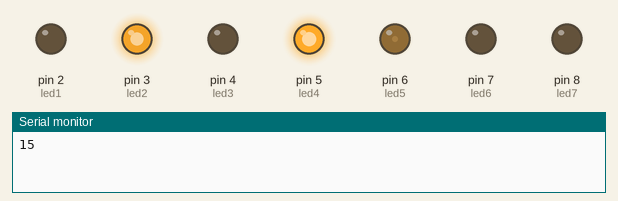
A sketch run on a simulated Arduino Uno, built with avr-gcc and run on an emulated ATmega328P. Parts: output pins drawn as LEDs (lit = HIGH), the last lines printed to the serial monitor. Random numbers use the default seed unless the sketch sets one.

Above: at 1.6 s.
At 6.52 s:
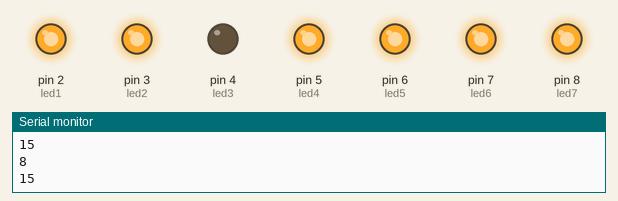
At 38.4 s:
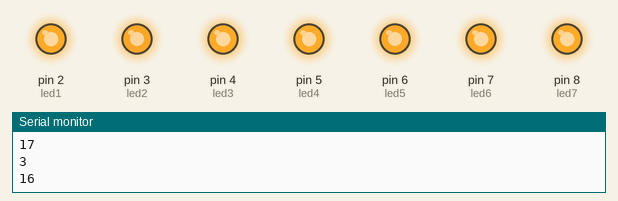
Timing chart, 0 to 39.9 s (numbered marks = the images above):
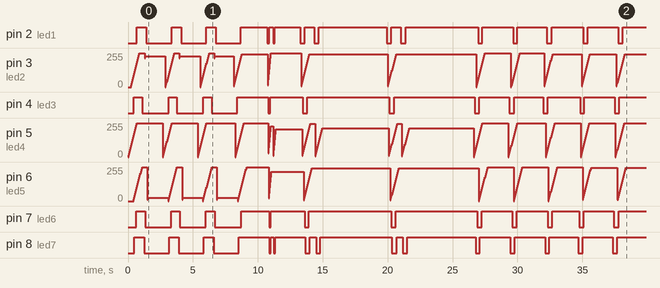

The sketch:

nuvole_arduino_fade_animato.ino
```cpp
int led1=2;
int led2=3;
int led3=4;
int led4=5;
int led5=6;
int led6=7;
int led7=8;

int velocita = 40;
int fade = 15;
int fade2 = 40;
int randNumber=0;
int maxvalue=2500;

void setup() {

  // initialize serial communication with computer:
  Serial.begin(9600);
  randomSeed(analogRead(0));
}

void loop(){

  randNumber = random(1, 19);
  Serial.println(randNumber);

  if (randNumber==1 || randNumber==7 || randNumber==14){

    for (int value = 0; value <= maxvalue; value += fade){

      if (value <= 255){
        analogWrite(led1, value);
      }

      if (value >= 25 && value <= 280){
        analogWrite(led2, value-25);
      }

      if (value >= 50 && value <= 305){
        analogWrite(led4, value-50);
      }

      if (value >= 75 && value <= 330){
        analogWrite(led3, value-75);
      }

      if (value >= 100 && value <= 355){
        analogWrite(led5, value - 100);
      }

      if (value >= 125 && value <= 380){
        analogWrite(led6, value - 125);
      }

      if (value >= 150 && value <= 405){
        analogWrite(led7, value - 150);
      }

      if (value >= 405 && value <= 630){
        analogWrite(led1, value - 405);
      }

      if (value >= 430 && value <= 655){
        analogWrite(led4, value - 430);
      }

      if (value >= 455 && value <= 680){
        analogWrite(led7, value - 455);
      }

      delay(velocita);
    }
  }

  if (randNumber==2 || randNumber==8 || randNumber==15){

    for (int value = 0; value <= 1000; value += fade){

      if (value <= 255){
        analogWrite(led4, value);
      }

      if (value >= 25 && value <= 280){
        analogWrite(led3, value-25);
      }

      if (value >= 50 && value <= 305){
        analogWrite(led7, value-50);
      }

      if (value >= 75 && value <= 330){
        analogWrite(led2, value-75);
      }

      if (value >= 100 && value <= 355){
        analogWrite(led6, value - 100);
      }

      if (value >= 125 && value <= 380){
        analogWrite(led1, value - 125);
      }

      if (value >= 150 && value <= 405){
        analogWrite(led5, value - 150);
      }

      if (value >= 405 && value <= 430){
        analogWrite(led3, value - 405);
      }

      if (value >= 430 && value <= 455){
        analogWrite(led3, value - 430);
      }

      if (value >= 455 && value <= 470){
        analogWrite(led7, value - 455);
      }

      if (value >= 470 && value <= 495){
        analogWrite(led2, value - 520);
      }

      if (value >= 495 && value <= 520){
        analogWrite(led6, value - 495);
      }

      if (value >= 520 && value <= 545){
        analogWrite(led1, value - 520);
      }

      if (value >= 545 && value <= 570){
        analogWrite(led5, value - 545);
      }

      delay(velocita);
    }
  }

  if (randNumber==3 || randNumber==9 || randNumber==16){

    for (int value = 0; value <= 1000; value += fade){

      if (value <= 255){
        analogWrite(led7, value);
      }

      if (value >= 25 && value <= 280){
        analogWrite(led6, value-25);
      }

      if (value >= 50 && value <= 305){
        analogWrite(led3, value-50);
      }

      if (value >= 75 && value <= 330){
        analogWrite(led4, value-75);
      }

      if (value >= 100 && value <= 355){
        analogWrite(led2, value - 100);
      }

      if (value >= 125 && value <= 380){
        analogWrite(led5, value - 125);
      }

      if (value >= 150 && value <= 405){
        analogWrite(led1, value - 150);
      }

      delay(velocita);
    }
  }
  if (randNumber==4 || randNumber==10 || randNumber==17){

    for (int value = 0; value <= 1000; value += fade){

      if (value <= 255){
        analogWrite(led3, value);
      }

      if (value >= 25 && value <= 280){
        analogWrite(led2, value-25);
      }

      if (value >= 50 && value <= 305){
        analogWrite(led7, value-50);
      }

      if (value >= 75 && value <= 330){
        analogWrite(led4, value-75);
      }

      if (value >= 100 && value <= 355){
        analogWrite(led1, value - 100);
      }

      if (value >= 125 && value <= 380){
        analogWrite(led6, value - 125);
      }

      if (value >= 150 && value <= 405){
        analogWrite(led5, value - 150);
      }

      delay(velocita);
    }
  }

  if (randNumber==5 || randNumber==11 || randNumber==18){

    for (int value = 0; value <= 1000; value += fade){

      if (value <= 255){
        analogWrite(led5, value);
      }

      if (value >= 25 && value <= 280){
        analogWrite(led6, value-25);
      }

      if (value >= 50 && value <= 305){
        analogWrite(led4, value-50);
      }

      if (value >= 75 && value <= 330){
        analogWrite(led7, value-75);
      }

      if (value >= 100 && value <= 355){
        analogWrite(led1, value - 100);
      }

      if (value >= 125 && value <= 380){
        analogWrite(led2, value - 125);
      }

      if (value >= 150 && value <= 405){
        analogWrite(led3, value - 150);
      }

      delay(velocita);
    }
  }

  if (randNumber==6 || randNumber==12 || randNumber==19){

    for (int value = 0; value <= 1000; value += fade){

      if (value <= 255){
        analogWrite(led4, value);
      }

      if (value >= 25 && value <= 280){
        analogWrite(led3, value-25);
      }

      if (value >= 50 && value <= 305){
        analogWrite(led7, value-50);
      }

      if (value >= 75 && value <= 330){
        analogWrite(led2, value-75);
      }

      if (value >= 100 && value <= 355){
        analogWrite(led6, value - 100);
      }

      if (value >= 125 && value <= 380){
        analogWrite(led1, value - 125);
      }

      if (value >= 150 && value <= 405){
        analogWrite(led5, value - 150);
      }

      delay(velocita);
    }
  }

    if (randNumber==13){

    for (int value = 0; value <= maxvalue; value += fade2){

      if (value <= 255){
        analogWrite(led1, value);
      }

      if (value >= 25 && value <= 280){
        analogWrite(led2, value-25);
      }

      if (value >= 50 && value <= 305){
        analogWrite(led4, value-50);
      }

      if (value >= 75 && value <= 330){
        analogWrite(led3, value-75);
      }

      if (value >= 100 && value <= 355){
        analogWrite(led5, value - 100);
      }

      if (value >= 125 && value <= 380){
        analogWrite(led6, value - 125);
      }

      if (value >= 150 && value <= 405){
        analogWrite(led7, value - 150);
      }

      if (value >= 405 && value <= 630){
        analogWrite(led1, value - 405);
      }

      if (value >= 430 && value <= 655){
        analogWrite(led4, value - 430);
      }

      if (value >= 455 && value <= 680){
        analogWrite(led7, value - 455);
      }

      delay(velocita);
    }
  }

}
```

Measured:
- by itself, pin 2 (led1): LOW → HIGH at 0.68 s, → LOW 0.72 s later, → HIGH 2.0 s later, → LOW 0.72 s later, … (29 changes in this stretch)
- by itself, pin 4 (led3): LOW → HIGH at 0.44 s, → LOW 0.64 s later, → HIGH 2.0 s later, → LOW 0.64 s later, … (23 changes in this stretch)
- by itself, pin 7 (led6): LOW → HIGH at 0.64 s, → LOW 0.68 s later, → HIGH 2.0 s later, → LOW 0.68 s later, … (23 changes in this stretch)
- by itself, pin 8 (led7): LOW → HIGH at 0.48 s, → LOW 0.76 s later, → HIGH 1.9 s later, → LOW 0.76 s later, … (29 changes in this stretch)
